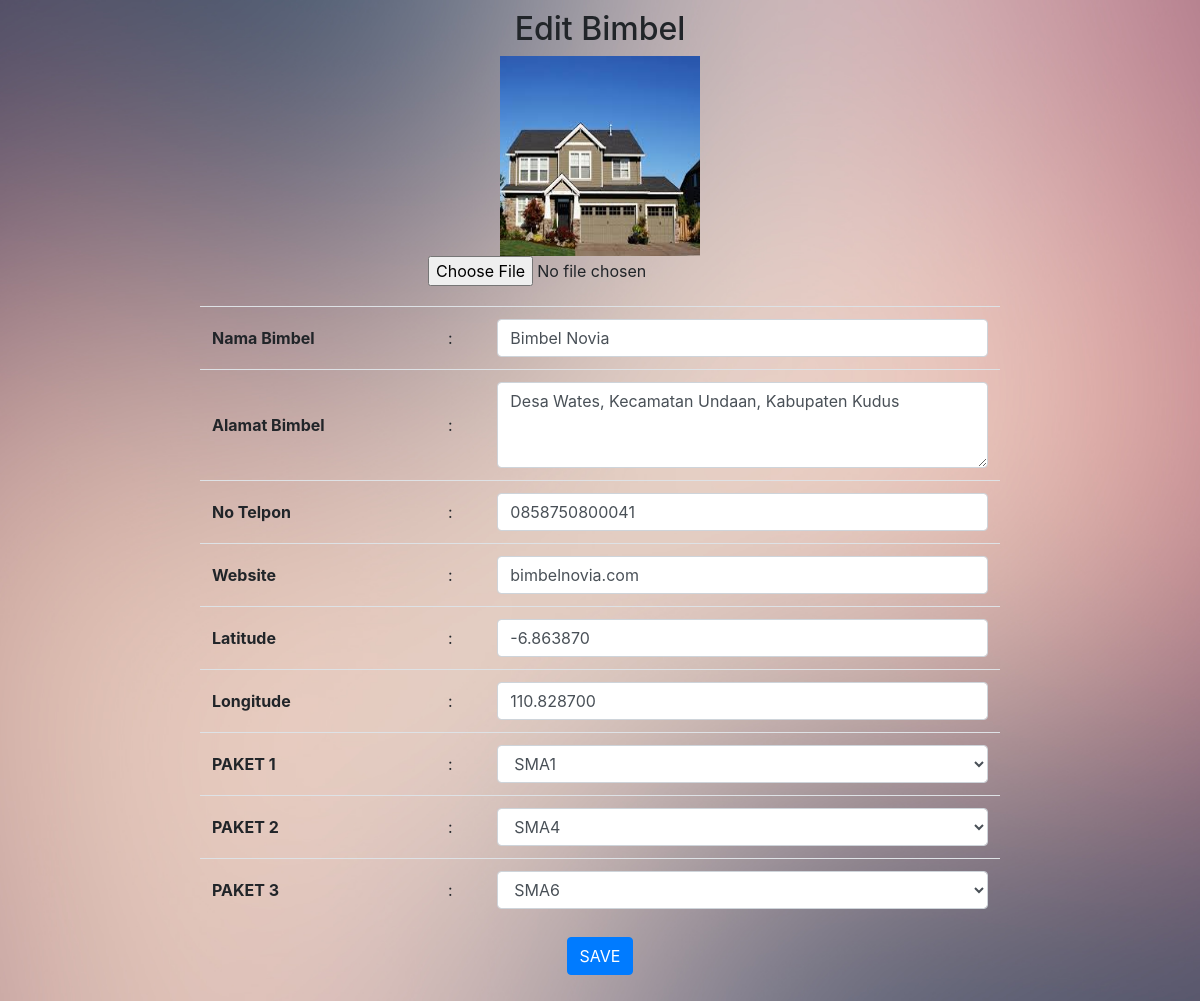
Page /panel/editbimbel.php?id_bimbel=10 (signed in) on the committed database.
### tables this page shows
CREATE TABLE `bimbel` (
  `id_bimbel` int(11) NOT NULL,
  `nama_bimbel` varchar(150) NOT NULL,
  `alamat` text NOT NULL,
  `telpon` varchar(20) NOT NULL,
  `latitude` varchar(50) NOT NULL,
  `longitude` varchar(50) NOT NULL,
  `website` varchar(50) NOT NULL
);

### panel/editbimbel.php (the view, shortened to what this page needs)
<link href="//maxcdn.bootstrapcdn.com/bootstrap/4.1.1/css/bootstrap.min.css" rel="stylesheet" id="bootstrap-css">
<link rel="stylesheet" href="css/style.css">
<?php
include '../koneksi.php';
?>
<html>
  <head>
  <link href="//maxcdn.bootstrapcdn.com/bootstrap/4.1.1/css/bootstrap.min.css" rel="stylesheet" id="bootstrap-css">
  </head>
<body id="LoginForm">
<?php
	$query = mysqli_query($koneksi, "SELECT * FROM bimbel where id_bimbel  = '$_GET[id_bimbel]'");
	$d = mysqli_fetch_array($query);
?>
<form method="POST" action="proseseditbimbel.php" enctype="multipart/form-data">
<CENTER>
  <h2>Edit Bimbel</h2>
 <img src='http://localhost/bimbelonline/tambah/foto/<?= $d['id_bimbel']?>.jpg' style='width:200px;height:200px' alt='img' class='img-circle'>
 <br>
 <input type="file" name="foto" />
  <table class="table" style="width:800px;margin-top: 20px;">
  	<tr>
  		<td style="vertical-align: middle;"><b>Nama Bimbel</b></td>
  		<td style="vertical-align: middle;">:</td>
  		<td style="vertical-align: middle;"><input type="text" name="nama_bimbel" value="<?= $d['nama_bimbel']?>" class="form-control" required /></td>
  	</tr>
  	 <tr>
  		<td style="vertical-align: middle;"><b>Alamat Bimbel</b></td>
  		<td style="vertical-align: middle;">:</td>
  		<td style="vertical-align: middle;"><textarea rows="3" type="text"  name="alamat" class="form-control" required ><?= $d['alamat']?></textarea></td>
  	</tr>
  	<tr>
  		<td style="vertical-align: middle;"><b>No Telpon</b></td>
  		<td style="vertical-align: middle;">:</td>
  		<td style="vertical-align: middle;"><input type="text" value="<?= $d['telpon']?>" name="telpon" class="form-control" required /></td>
  	</tr>
   	<tr>
  		<td style="vertical-align: middle;"><b>Website</b></td>
  		<td style="vertical-align: middle;">:</td>
  		<td style="vertical-align: middle;"><input type="text" value="<?= $d['website']?>" name="website" class="form-control" required /></td>
  	</tr>
  	<tr>
  		<td style="vertical-align: middle;"><b>Latitude</b></td>
  		<td style="vertical-align: middle;">:</td>
  		<td style="vertical-align: middle;"><input type="text" value="<?= $d['latitude']?>" name="latitude" class="form-control" required /></td>
  	</tr>
   	<tr>
  		<td style="vertical-align: middle;"><b>Longitude</b></td>
  		<td style="vertical-align: middle;">:</td>
  		<td style="vertical-align: middle;"><input type="text" value="<?= $d['longitude']?>" name="longitude" class="form-control" required /></td>
  	</tr>
   	<tr>
  		<td style="vertical-align: middle;"><b>PAKET 1</b></td>
  		<td style="vertical-align: middle;">:</td>
  		<td style="vertical-align: middle;">
  			<select name="paket1" class="form-control">
          <?php
            mysqli_next_result($koneksi);
            $query = mysqli_query($koneksi,"CALL tampilpaketByidLIMIT('$_GET[id_bimbel]',0,1)");
            foreach ($query as $row) {
              $namapaket1 = $row['nama_paket'];
            }
            mysqli_next_result($koneksi);
            $query = mysqli_query($koneksi,"CALL tampilpaket()");
            foreach ($query as $row) {
          ?>
          <option value="<?= $row['id_paket'] ?>" <?php if($row['nama_paket'] == $namapaket1){echo "selected";}?>><?= $row['nama_paket'] ?></option>
          <?php }?>
  			</select>
  		</td>
  	</tr>
  	<tr>
  		<td style="vertical-align: middle;"><b>PAKET 2</b></td>
  		<td style="vertical-align: middle;">:</td>
  		<td style="vertical-align: middle;">
  			<select name="paket2" class="form-control">
  				<?php
            mysqli_next_result($koneksi);
            $query = mysqli_query($koneksi,"CALL tampilpaketByidLIMIT('$_GET[id_bimbel]',1,1)");
            foreach ($query as $row) {
              $namapaket2 = $row['nama_paket'];
            }
            mysqli_next_result($koneksi);
  					$query = mysqli_query($koneksi,"CALL tampilpaket()");
  					foreach ($query as $row) {
  				?>
  				<option value="<?= $row['id_paket'] ?>" <?php if($row['nama_paket'] == @$namapaket2){echo "selected";}?>><?= $row['nama_paket'] ?></option>
  				<?php }?>
  			</select>
  		</td>
  	</tr>
  	<tr>
  		<td style="vertical-align: middle;"><b>PAKET 3</b></td>
  		<td style="vertical-align: middle;">:</td>
  		<td style="vertical-align: middle;">
  			<select name="paket3" class="form-control">
          <?php
            mysqli_next_result($koneksi);
            $query = mysqli_query($koneksi,"CALL tampilpaketByidLIMIT('$_GET[id_bimbel]',2,1)");
            foreach ($query as $row) {
              $namapaket3 = $row['nama_paket'];
            }
            mysqli_next_result($koneksi);
            $query = mysqli_query($koneksi,"CALL tampilpaket()");
            foreach ($query as $row) {
          ?>
          <option value="<?= $row['id_paket'] ?>" <?php if($row['nama_paket'] == @$namapaket3){echo "selected";}?>><?= $row['nama_paket'] ?></option>
          <?php }?>
  			</select>
  		</td>
  	</tr>
  </table>
  <input type="submit" value="SAVE" class="btn btn-primary" />
</CENTER>
</form>
</body>
</html>

### panel/css/style.css (style rules this page uses)
body#LoginForm { background-image:url("../img/bg-02.jpg"); background-repeat:no-repeat; background-position:center; background-size:cover; padding:10px; }

### rows in the picture
bimbel: nama_bimbel "Bimbel Novia", alamat "Desa Wates, Kecamatan Undaan, Kabupaten Kudus", telpon "0858750800041", website "bimbelnovia.com", latitude "-6.863870", longitude "110.828700"

### other values in the picture
form field paket1 "SMA1"
form field paket2 "SMA4"
form field paket3 "SMA6"
